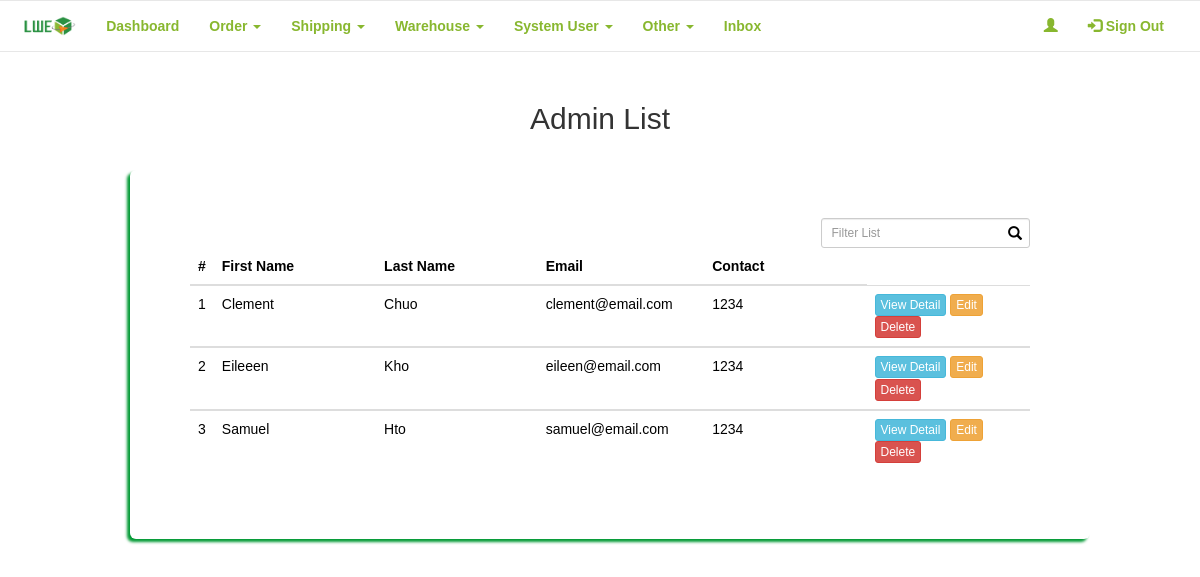
Page /LWE_Buy/admin/adminlist.php on the committed database.
### tables this page shows
CREATE TABLE IF NOT EXISTS `users` (
  `user_id` int(11) NOT NULL,
  `fname` varchar(50) NOT NULL,
  `lname` varchar(50) NOT NULL,
  `contact` varchar(15) DEFAULT NULL,
  `email` varchar(50) NOT NULL,
  `password` varchar(255) NOT NULL,
  `type` varchar(10) NOT NULL,
  `image` text NOT NULL,
  `login_status` varchar(55) NOT NULL
);

### LWE_Buy/admin/adminlist.php (the view, shortened to what this page needs)
<?php
require_once '../connection/config.php';
$counter = 0;
$query1 = "SELECT *
        FROM users
        WHERE type = 'admin'";
$result1 = mysqli_query($con, $query1);
?>
<!DOCTYPE html>
<html data-ng-app="myApp">
    <head>
        <link rel="stylesheet" href="https://maxcdn.bootstrapcdn.com/bootstrap/3.3.7/css/bootstrap.min.css">
        <link href="../frameworks/css/style.css" rel="stylesheet"/>
    </head>
    <body>
        <div class="row">
            <?php include_once('nav.php')?>
        </div>
        <center>
            <div class="container">
                <div class="row" style="padding-top: 10px; padding-bottom: 15px;">
                    <div class="col-xs-12 col-md-12 col-lg-12">
                        <h2>Admin List</h2>
                    </div>
                </div>
            </div>
            <section class = "content">
                <div class="container">
                    <div class="row">
                        <div class="col-xs-12 col-md-12 col-lg-12 jumbotron">
                            <?php
                            if(mysqli_num_rows($result1) > 0)
                            {
                            ?>
                            <table id="tbl_admin" class="table thead-bordered table-hover" id="receive">
                                <thead>
								<div class="box-tools pull-right">
									<div class="has-feedback">
										<input type="text" class="form-control input-sm" id="myInput2" onkeyup="myFunction2()" placeholder="Filter List">
									</div>
								</div>
                                    <tr>
                                        <th>#</th>
                                        <th>First Name</th>
                                        <th>Last Name</th>
                                        <th>Email</th>
                                        <th>Contact</th>
                                    </tr>
                                </thead>
                                <?php
                                    while($row = mysqli_fetch_array($result1))
                                    {
                                        $counter++;
                                        ?>
                                        <tbody>
                                            <tr>
                                                <td><?php echo $counter; ?></td>
                                                <td width="20%"><?php echo $row['fname']; ?></td>
                                                <td width="20%"><?php echo $row['lname']; ?></td>
                                                <td width="20%"><?php echo $row['email']; ?></td>
                                                <td width="20%"><?php echo $row['contact']; ?></td>
                                                <td width="20%"><a href="usersview.php?users=<?php echo $row['user_id']; ?>" class="btn btn-xs btn-info">View Detail</a> <a href="editusers.php?users=<?php echo $row['user_id']; ?>" class="btn btn-xs btn-warning">Edit</a> <a href="delete1.php?user_id=<?php echo $row['user_id']; ?>" class="btn btn-xs btn-danger">Delete</a></td>
                                            </tr>
                                        </tbody>
                                        <?php
                                    }
                                }else{
                                    ?>
                                        <p>There is no admin users.</p>
                                    <?php
                                }
                            ?>
                            </table>
                        </div>
                    </div>
                </div>
            </section>
        </center>
    </body>
</html>

### LWE_Buy/frameworks/css/style.css (style rules this page uses)
body { background-image: url("../../resources/img/bg.jpg"); font-family: sans-serif; overflow-x: hidden; }
.container { width: 80%; margin: 0px auto; }
.jumbotron { margin: 10px; background: #fff; border-radius: 5px; color: #000; box-shadow: -3px 3px 3px #009933; }

### rows in the picture
users: fname "Clement", lname "Chuo", email "clement@email.com", contact "1234"
users: fname "Eileeen", lname "Kho", email "eileen@email.com", contact "1234"
users: fname "Samuel", lname "Hto", email "samuel@email.com", contact "1234"
